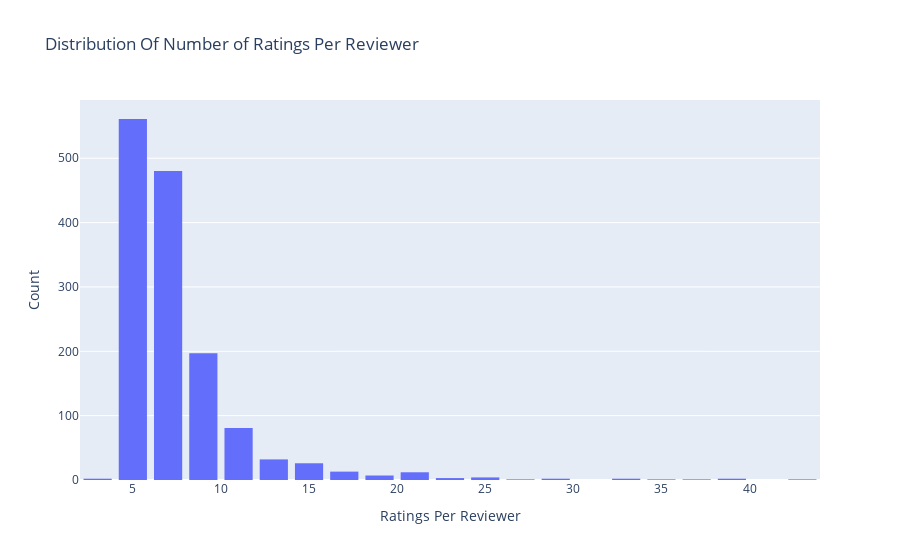

The cell this chart's notebook holds for it:
### Markdown cell above
### 2.7 Number of ratings per reviewer

### Code cell
# Number of ratings per user
data = df.groupby('reviewerID')['rating'].count()

# Create trace
trace = go.Histogram(x = data.values,
                     name = 'Ratings',
                     xbins = dict(start = 0, size = 2))
# Create layout
layout = go.Layout(title = 'Distribution Of Number of Ratings Per Reviewer',
                   xaxis = dict(title = 'Ratings Per Reviewer'),
                   yaxis = dict(title = 'Count'),
                   bargap = 0.2)

# Create plot
fig = go.Figure(data=[trace], layout=layout)
iplot(fig)

### Figure 1 — Plotly figure (JSON) as saved in the notebook; plotly's stock layout.template omitted (floating-point values rounded to 4 significant figures; data arrays with more than 128 entries replaced by an {"elided": "..."} marker saying what was removed)
{"data": [{"name": "Ratings", "type": "histogram", "x": {"elided": "1428 int values"}, "xbins": {"size": 2, "start": 0}}], "layout": {"bargap": 0.2, "title": {"text": "Distribution Of Number of Ratings Per Reviewer"}, "xaxis": {"title": {"text": "Ratings Per Reviewer"}}, "yaxis": {"title": {"text": "Count"}}}}
